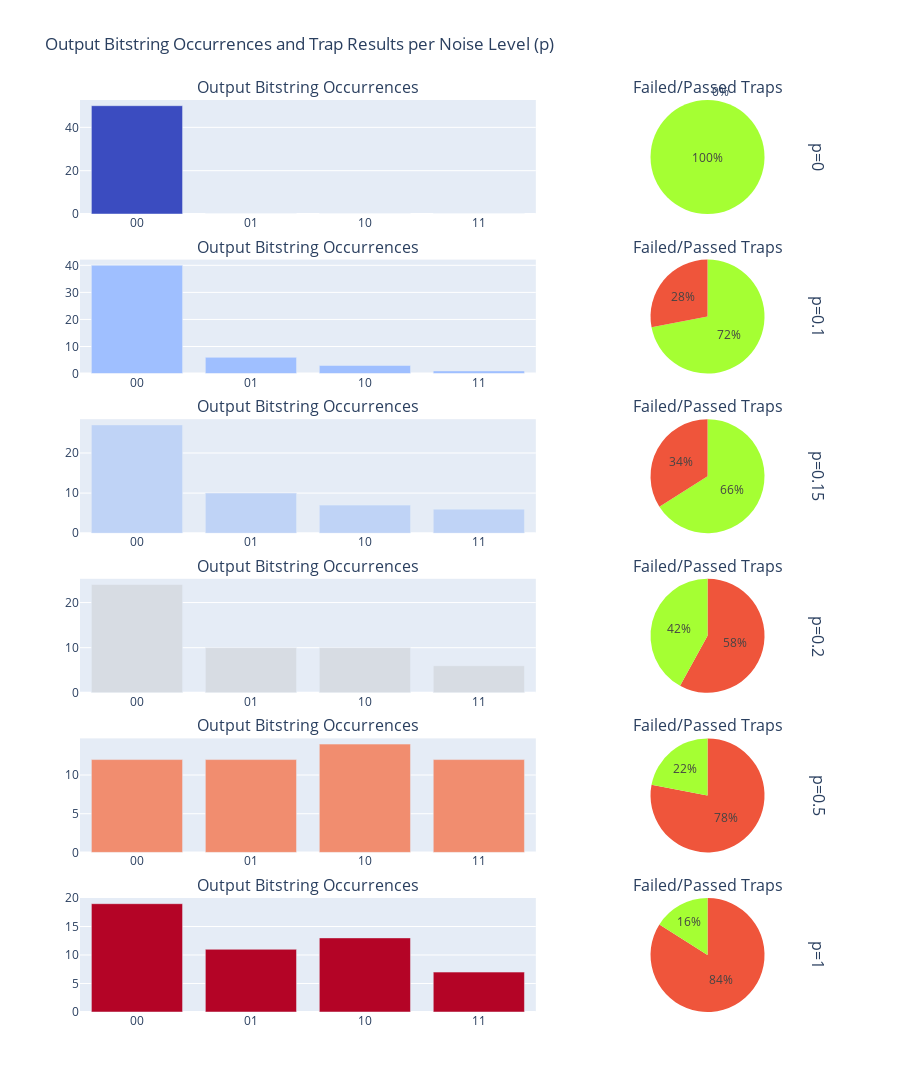

The cell this chart's notebook holds for it:
### Code cell
import plotly.graph_objects as go
from plotly.subplots import make_subplots


# Function to get color based on p value
def get_heatmap_color(p, colormap_name='coolwarm', vmin=0.1, vmax=1):
    colormap = cm.get_cmap(colormap_name)
    norm = LogNorm(vmin=vmin, vmax=vmax)  # Normalize p within [vmin, vmax]
    return to_hex(colormap(norm(p)))  # Convert to hex color for Plotly

# Number of rows and columns for the subplot grid
num_rows = len(all_histograms)  # Each p value gets its own row
num_cols = 2  # One column for bar chart, one for pie chart

# Create a subplot grid with multiple rows and columns
fig = make_subplots(
    rows=num_rows, cols=num_cols,
    column_widths=[0.7, 0.3],
    row_titles=[f'p={p}' for p in all_histograms.keys()],
    subplot_titles=["Output Bitstring Occurrences", "Failed/Passed Traps"] * len(all_histograms),
    vertical_spacing=0.05,
    specs=[[{"type": "bar"}, {"type": "pie"}] for _ in range(num_rows)]
)

# Add bar charts and pie charts for each p value
colors = ['#EF553B', '#a5ff33']  # Red for 'Failed traps', Green for 'Passed traps'

for idx, (p, histogram) in enumerate(all_histograms.items()):
    frequencies = [histogram.get(outcome, 0) for outcome in all_outcomes]

    # Get colors for each bar based on the current p value
    bar_colors = [get_heatmap_color(p + 0.1) for _ in all_outcomes]

    # Add bar chart to the first column
    fig.add_trace(
        go.Bar(
            x=all_outcomes,
            y=frequencies,
            name=f'Bitstrings (p={p})',
            marker=dict(color=bar_colors)
        ),
        row=idx + 1, col=1
    )

    # Add pie chart to the second column
    failed_value = failed_traps_histograms.get(p, 0)
    fig.add_trace(
        go.Pie(
            labels=['Failed traps', 'Passed traps'],
            values=[failed_value, 1 - failed_value],
            marker=dict(colors=colors),
            name=f'Traps (p={p})'
        ),
        row=idx + 1, col=2
    )

# Update layout for better spacing and appearance
fig.update_layout(
    title="Output Bitstring Occurrences and Trap Results per Noise Level (p)",
    height=400 * num_rows,  # Dynamic height based on the number of rows
    showlegend=False  # Disable legend for clarity
)

fig.show()

### Figure 1 — Plotly figure (JSON) as saved in the notebook; plotly's stock layout.template omitted (floating-point values rounded to 4 significant figures)
{"data": [{"marker": {"color": ["#3b4cc0", "#3b4cc0", "#3b4cc0", "#3b4cc0"]}, "name": "Bitstrings (p=0)", "type": "bar", "x": ["00", "01", "10", "11"], "xaxis": "x", "y": [50, 0, 0, 0], "yaxis": "y"}, {"domain": {"x": [0.716, 0.98], "y": [0.875, 1]}, "labels": ["Failed traps", "Passed traps"], "marker": {"colors": ["#EF553B", "#a5ff33"]}, "name": "Traps (p=0)", "type": "pie", "values": [0, 1]}, {"marker": {"color": ["#9fbfff", "#9fbfff", "#9fbfff", "#9fbfff"]}, "name": "Bitstrings (p=0.1)", "type": "bar", "x": ["00", "01", "10", "11"], "xaxis": "x2", "y": [40, 6, 3, 1], "yaxis": "y2"}, {"domain": {"x": [0.716, 0.98], "y": [0.7, 0.825]}, "labels": ["Failed traps", "Passed traps"], "marker": {"colors": ["#EF553B", "#a5ff33"]}, "name": "Traps (p=0.1)", "type": "pie", "values": [0.28, 0.72]}, {"marker": {"color": ["#bfd3f6", "#bfd3f6", "#bfd3f6", "#bfd3f6"]}, "name": "Bitstrings (p=0.15)", "type": "bar", "x": ["00", "01", "10", "11"], "xaxis": "x3", "y": [27, 10, 7, 6], "yaxis": "y3"}, {"domain": {"x": [0.716, 0.98], "y": [0.525, 0.65]}, "labels": ["Failed traps", "Passed traps"], "marker": {"colors": ["#EF553B", "#a5ff33"]}, "name": "Traps (p=0.15)", "type": "pie", "values": [0.34, 0.66]}, {"marker": {"color": ["#d7dce3", "#d7dce3", "#d7dce3", "#d7dce3"]}, "name": "Bitstrings (p=0.2)", "type": "bar", "x": ["00", "01", "10", "11"], "xaxis": "x4", "y": [24, 10, 10, 6], "yaxis": "y4"}, {"domain": {"x": [0.716, 0.98], "y": [0.35, 0.475]}, "labels": ["Failed traps", "Passed traps"], "marker": {"colors": ["#EF553B", "#a5ff33"]}, "name": "Traps (p=0.2)", "type": "pie", "values": [0.58, 0.42]}, {"marker": {"color": ["#f18d6f", "#f18d6f", "#f18d6f", "#f18d6f"]}, "name": "Bitstrings (p=0.5)", "type": "bar", "x": ["00", "01", "10", "11"], "xaxis": "x5", "y": [12, 12, 14, 12], "yaxis": "y5"}, {"domain": {"x": [0.716, 0.98], "y": [0.175, 0.3]}, "labels": ["Failed traps", "Passed traps"], "marker": {"colors": ["#EF553B", "#a5ff33"]}, "name": "Traps (p=0.5)", "type": "pie", "values": [0.78, 0.22]}, {"marker": {"color": ["#b40426", "#b40426", "#b40426", "#b40426"]}, "name": "Bitstrings (p=1)", "type": "bar", "x": ["00", "01", "10", "11"], "xaxis": "x6", "y": [19, 11, 13, 7], "yaxis": "y6"}, {"domain": {"x": [0.716, 0.98], "y": [0, 0.125]}, "labels": ["Failed traps", "Passed traps"], "marker": {"colors": ["#EF553B", "#a5ff33"]}, "name": "Traps (p=1)", "type": "pie", "values": [0.84, 0.16]}], "layout": {"annotations": [{"font": {"size": 16}, "showarrow": false, "text": "Output Bitstring Occurrences", "x": 0.308, "xanchor": "center", "xref": "paper", "y": 1, "yanchor": "bottom", "yref": "paper"}, {"font": {"size": 16}, "showarrow": false, "text": "Failed/Passed Traps", "x": 0.848, "xanchor": "center", "xref": "paper", "y": 1, "yanchor": "bottom", "yref": "paper"}, {"font": {"size": 16}, "showarrow": false, "text": "Output Bitstring Occurrences", "x": 0.308, "xanchor": "center", "xref": "paper", "y": 0.825, "yanchor": "bottom", "yref": "paper"}, {"font": {"size": 16}, "showarrow": false, "text": "Failed/Passed Traps", "x": 0.848, "xanchor": "center", "xref": "paper", "y": 0.825, "yanchor": "bottom", "yref": "paper"}, {"font": {"size": 16}, "showarrow": false, "text": "Output Bitstring Occurrences", "x": 0.308, "xanchor": "center", "xref": "paper", "y": 0.65, "yanchor": "bottom", "yref": "paper"}, {"font": {"size": 16}, "showarrow": false, "text": "Failed/Passed Traps", "x": 0.848, "xanchor": "center", "xref": "paper", "y": 0.65, "yanchor": "bottom", "yref": "paper"}, {"font": {"size": 16}, "showarrow": false, "text": "Output Bitstring Occurrences", "x": 0.308, "xanchor": "center", "xref": "paper", "y": 0.475, "yanchor": "bottom", "yref": "paper"}, {"font": {"size": 16}, "showarrow": false, "text": "Failed/Passed Traps", "x": 0.848, "xanchor": "center", "xref": "paper", "y": 0.475, "yanchor": "bottom", "yref": "paper"}, {"font": {"size": 16}, "showarrow": false, "text": "Output Bitstring Occurrences", "x": 0.308, "xanchor": "center", "xref": "paper", "y": 0.3, "yanchor": "bottom", "yref": "paper"}, {"font": {"size": 16}, "showarrow": false, "text": "Failed/Passed Traps", "x": 0.848, "xanchor": "center", "xref": "paper", "y": 0.3, "yanchor": "bottom", "yref": "paper"}, {"font": {"size": 16}, "showarrow": false, "text": "Output Bitstring Occurrences", "x": 0.308, "xanchor": "center", "xref": "paper", "y": 0.125, "yanchor": "bottom", "yref": "paper"}, {"font": {"size": 16}, "showarrow": false, "text": "Failed/Passed Traps", "x": 0.848, "xanchor": "center", "xref": "paper", "y": 0.125, "yanchor": "bottom", "yref": "paper"}, {"font": {"size": 16}, "showarrow": false, "text": "p=0", "textangle": 90, "x": 0.98, "xanchor": "left", "xref": "paper", "y": 0.9375, "yanchor": "middle", "yref": "paper"}, {"font": {"size": 16}, "showarrow": false, "text": "p=0.1", "textangle": 90, "x": 0.98, "xanchor": "left", "xref": "paper", "y": 0.7625, "yanchor": "middle", "yref": "paper"}, {"font": {"size": 16}, "showarrow": false, "text": "p=0.15", "textangle": 90, "x": 0.98, "xanchor": "left", "xref": "paper", "y": 0.5875, "yanchor": "middle", "yref": "paper"}, {"font": {"size": 16}, "showarrow": false, "text": "p=0.2", "textangle": 90, "x": 0.98, "xanchor": "left", "xref": "paper", "y": 0.4125, "yanchor": "middle", "yref": "paper"}, {"font": {"size": 16}, "showarrow": false, "text": "p=0.5", "textangle": 90, "x": 0.98, "xanchor": "left", "xref": "paper", "y": 0.2375, "yanchor": "middle", "yref": "paper"}, {"font": {"size": 16}, "showarrow": false, "text": "p=1", "textangle": 90, "x": 0.98, "xanchor": "left", "xref": "paper", "y": 0.0625, "yanchor": "middle", "yref": "paper"}], "height": 2400, "showlegend": false, "title": {"text": "Output Bitstring Occurrences and Trap Results per Noise Level (p)"}, "xaxis": {"anchor": "y", "domain": [0, 0.616]}, "xaxis2": {"anchor": "y2", "domain": [0, 0.616]}, "xaxis3": {"anchor": "y3", "domain": [0, 0.616]}, "xaxis4": {"anchor": "y4", "domain": [0, 0.616]}, "xaxis5": {"anchor": "y5", "domain": [0, 0.616]}, "xaxis6": {"anchor": "y6", "domain": [0, 0.616]}, "yaxis": {"anchor": "x", "domain": [0.875, 1]}, "yaxis2": {"anchor": "x2", "domain": [0.7, 0.825]}, "yaxis3": {"anchor": "x3", "domain": [0.525, 0.65]}, "yaxis4": {"anchor": "x4", "domain": [0.35, 0.475]}, "yaxis5": {"anchor": "x5", "domain": [0.175, 0.3]}, "yaxis6": {"anchor": "x6", "domain": [0, 0.125]}}}
